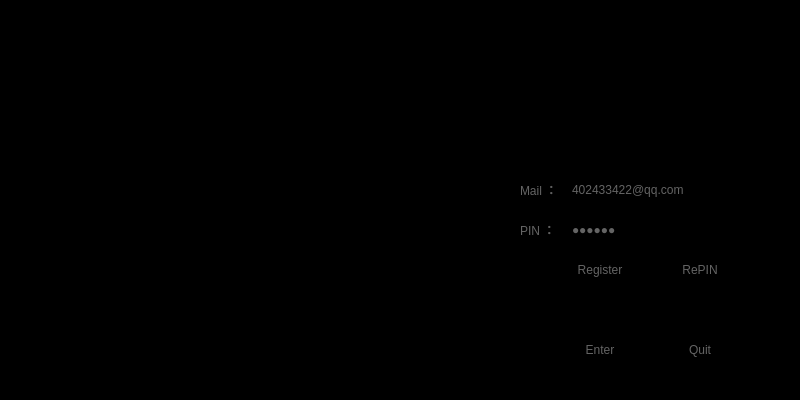
<?xml version="1.0" encoding="UTF-8"?>
<ui version="4.0">
 <class>Login</class>
 <widget class="QWidget" name="Login">
  <property name="geometry">
   <rect>
    <x>0</x>
    <y>0</y>
    <width>800</width>
    <height>400</height>
   </rect>
  </property>
  <property name="minimumSize">
   <size>
    <width>800</width>
    <height>400</height>
   </size>
  </property>
  <property name="maximumSize">
   <size>
    <width>800</width>
    <height>400</height>
   </size>
  </property>
  <property name="windowTitle">
   <string>Go_Online</string>
  </property>
  <property name="windowIcon">
   <iconset>
    <normaloff>../Images/Go.ico</normaloff>
    <normalon>../Images/Go.ico</normalon>
    <disabledoff>../Images/Go.ico</disabledoff>
    <disabledon>../Images/Go.ico</disabledon>
    <activeoff>../Images/Go.ico</activeoff>
    <activeon>../Images/Go.ico</activeon>
    <selectedoff>../Images/Go.ico</selectedoff>
    <selectedon>../Images/Go.ico</selectedon>../Images/Go.ico</iconset>
  </property>
  <property name="windowOpacity">
   <double>1.000000000000000</double>
  </property>
  <property name="styleSheet">
   <string notr="true">background-color: rgb(0, 0, 0);</string>
  </property>
  <widget class="QLabel" name="label_ID">
   <property name="geometry">
    <rect>
     <x>520</x>
     <y>180</y>
     <width>40</width>
     <height>20</height>
    </rect>
   </property>
   <property name="styleSheet">
    <string notr="true">color: rgb(100, 100, 100);</string>
   </property>
   <property name="text">
    <string>Mail ：</string>
   </property>
  </widget>
  <widget class="QLabel" name="label_Password">
   <property name="geometry">
    <rect>
     <x>520</x>
     <y>220</y>
     <width>40</width>
     <height>20</height>
    </rect>
   </property>
   <property name="styleSheet">
    <string notr="true">color: rgb(100, 100, 100);</string>
   </property>
   <property name="text">
    <string>PIN ：</string>
   </property>
  </widget>
  <widget class="QLineEdit" name="lineEdit_ID">
   <property name="geometry">
    <rect>
     <x>570</x>
     <y>180</y>
     <width>160</width>
     <height>20</height>
    </rect>
   </property>
   <property name="styleSheet">
    <string notr="true">color: rgb(100, 100, 100);</string>
   </property>
   <property name="text">
    <string>402433422@qq.com</string>
   </property>
   <property name="frame">
    <bool>false</bool>
   </property>
   <property name="placeholderText">
    <string> Please enter your Mail.</string>
   </property>
  </widget>
  <widget class="QLineEdit" name="lineEdit_Passworld">
   <property name="geometry">
    <rect>
     <x>570</x>
     <y>220</y>
     <width>160</width>
     <height>20</height>
    </rect>
   </property>
   <property name="styleSheet">
    <string notr="true">color: rgb(100, 100, 100);</string>
   </property>
   <property name="text">
    <string>580231</string>
   </property>
   <property name="frame">
    <bool>false</bool>
   </property>
   <property name="echoMode">
    <enum>QLineEdit::Password</enum>
   </property>
   <property name="placeholderText">
    <string> Please enter your PIN.</string>
   </property>
  </widget>
  <widget class="QPushButton" name="pushbutton_Register">
   <property name="geometry">
    <rect>
     <x>570</x>
     <y>260</y>
     <width>60</width>
     <height>20</height>
    </rect>
   </property>
   <property name="styleSheet">
    <string notr="true">color: rgb(100, 100, 100);</string>
   </property>
   <property name="text">
    <string>Register</string>
   </property>
   <property name="flat">
    <bool>true</bool>
   </property>
  </widget>
  <widget class="QPushButton" name="pushButton_Retrieve">
   <property name="geometry">
    <rect>
     <x>670</x>
     <y>260</y>
     <width>60</width>
     <height>20</height>
    </rect>
   </property>
   <property name="styleSheet">
    <string notr="true">color: rgb(100, 100, 100);</string>
   </property>
   <property name="text">
    <string>RePIN</string>
   </property>
   <property name="flat">
    <bool>true</bool>
   </property>
  </widget>
  <widget class="QPushButton" name="pushButton_Login">
   <property name="geometry">
    <rect>
     <x>570</x>
     <y>330</y>
     <width>60</width>
     <height>40</height>
    </rect>
   </property>
   <property name="styleSheet">
    <string notr="true">color: rgb(100, 100, 100);</string>
   </property>
   <property name="text">
    <string>Enter</string>
   </property>
   <property name="flat">
    <bool>true</bool>
   </property>
  </widget>
  <widget class="QPushButton" name="pushButton_Quit">
   <property name="geometry">
    <rect>
     <x>670</x>
     <y>330</y>
     <width>60</width>
     <height>40</height>
    </rect>
   </property>
   <property name="styleSheet">
    <string notr="true">color: rgb(100, 100, 100);</string>
   </property>
   <property name="text">
    <string>Quit</string>
   </property>
   <property name="flat">
    <bool>true</bool>
   </property>
  </widget>
 </widget>
 <layoutdefault spacing="6" margin="11"/>
 <resources/>
 <connections/>
</ui>
